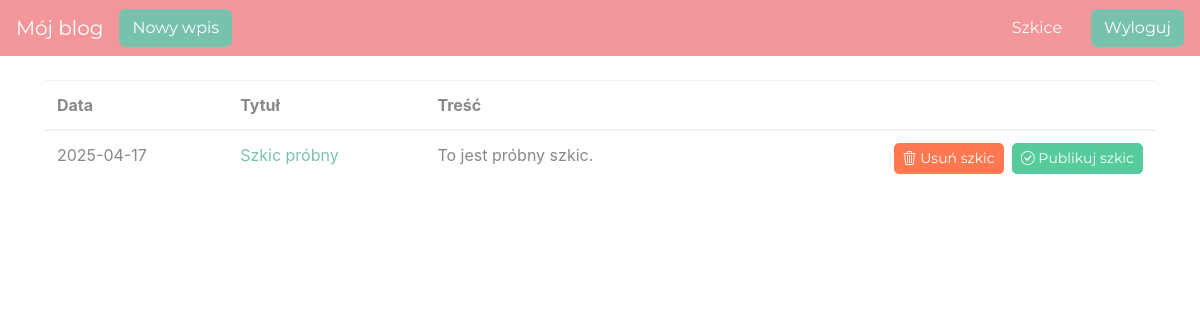
The page /drafts/ (signed in) on the database as committed earlier.
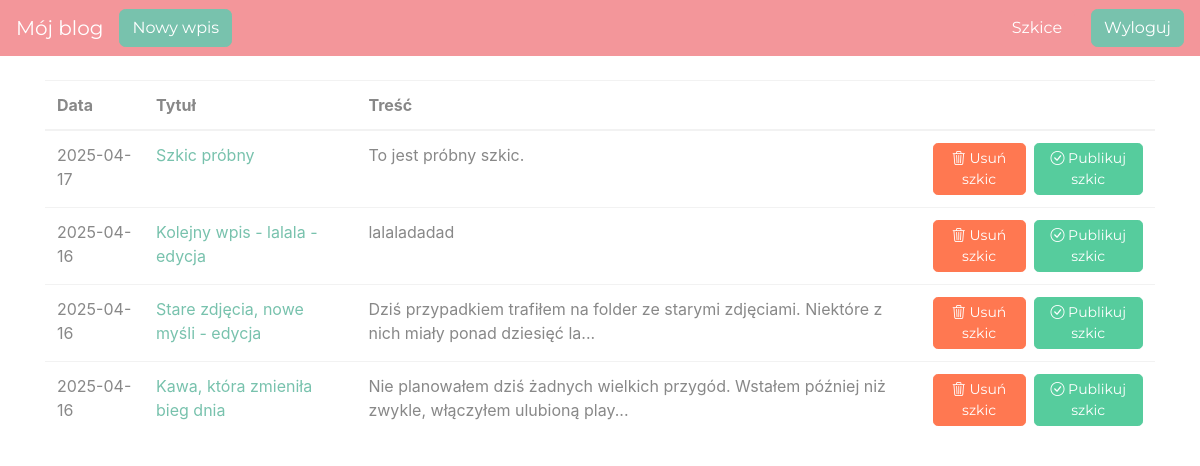
The same page on the database as committed later.
### blog/models.py (models this page shows)
class Entry(db.Model):
    id = db.Column(db.Integer, primary_key=True)
    title = db.Column(db.String(80), nullable=False)
    body = db.Column(db.Text, nullable=False)
    pub_date = db.Column(db.DateTime, nullable=False,
                         default=datetime.datetime.utcnow)
    is_published = db.Column(db.Boolean, default=False)

### blog/routes.py (the view)
@app.route('/drafts/', methods=['GET'])
@login_required
def list_drafts():
    drafts = Entry.query.filter_by(is_published=False).order_by(Entry.pub_date.desc())
    return render_template("drafts.html", drafts=drafts)

### blog/routes.py (called while the page is built)
def login_required(view_func):
    @functools.wraps(view_func)
    def check_permissions(*args, **kwargs):
        if session.get('logged_in'):
            return view_func(*args, **kwargs)
        return redirect(url_for('login', next=request.path))
    return check_permissions

### blog/templates/drafts.html
{% extends "base.html" %}
{% block content %}
<table class="table">
   <thead>
     <tr>
       <th scope="col">Data</th>
       <th scope="col">Tytuł</th>
       <th scope="col">Treść</th>
       <th scope="col"></th>
     </tr>
   </thead>
   <tbody>
       {% for post in drafts %}
     <tr>
       <td>
           {{ post.pub_date.strftime('%Y-%m-%d') }}
       </td>
       <td>
           <a href="{{ url_for('edit_entry', entry_id=post.id) }}">
               {{ post.title }}
           </a>
       </td>
       <td>{{ post.body|truncate(100, true) }}</td>
        <td class="text-right">
            <div class="d-flex justify-content-end">
           <form action="{{ url_for('delete_entry', entry_id=post.id) }}" method="POST" style="display:inline;">
               <button type="submit" class="btn btn-danger btn-sm">
                   <i class="bi bi-trash3"></i>
                   Usuń szkic
               </button>
           </form>
            <form action="{{ url_for('publish_entry', entry_id=post.id) }}" method="POST" style="display:inline;">
               <button type="submit" class="btn btn-success btn-sm ml-2">
                   <i class="bi bi-check-circle"></i>
                   Publikuj szkic
               </button>
           </form>
            </div>
        </td>
     </tr>
     {% endfor %}
   </tbody>
 </table>
{% endblock %}

### blog/templates/base.html (shortened to what this page needs)
<!doctype html>
<html lang="en">
<head>
 <link rel="stylesheet" href="https://cdn.jsdelivr.net/npm/bootswatch@4.5.2/dist/minty/bootstrap.min.css">
 <link rel="stylesheet" href="https://cdn.jsdelivr.net/npm/bootstrap-icons@1.10.5/font/bootstrap-icons.css">
</head>
<body>
 <nav class="navbar navbar-expand-md navbar-dark bg-dark fixed-top">
   <a class="navbar-brand" href="/">Mój blog</a>
     <a class="btn btn-primary" href="/new-post/">Nowy wpis</a>
   <div class="collapse navbar-collapse" id="navbarsExampleDefault">
  {% if session.logged_in %}
    <div class="d-flex align-items-center">
      <form class="d-flex my-2 my-lg-0 mr-3" action="{{ url_for('list_drafts') }}" method="GET">
        <button class="btn btn-secondary my-2 my-sm-0" type="submit">Szkice</button>
      </form>
      <form class="d-flex my-2 my-lg-0 ms-3" action="{{ url_for('logout') }}" method="POST">
        <button class="btn btn-primary my-2 my-sm-0" type="submit">Wyloguj</button>
      </form>
    </div>
  {% else %}
    <a href="{{ url_for('login') }}" class="btn btn-secondary my-2 my-lg-0">Zaloguj</a>
  {% endif %}
</div>
 </nav>
 <main role="main" class="container">
   {% block content %}
   {% endblock %}
 </main>
</html>

### blog/templates/base.html (style rules this page uses)
body { padding-top: 5rem; }

Rows that differ between the two databases and show on the page:
now on this page (row edited): Entry: pub_date "2025-04-16", title "Kolejny wpis - lalala - edycja", body "lalaladadad"
now on this page (row edited): Entry: pub_date "2025-04-16", title "Stare zdjęcia, nowe myśli - edycja", body "Dziś przypadkiem trafiłem na folder ze starymi zdjęciami. Niektóre z nich miały ponad dziesięć la..."
now on this page (row edited): Entry: pub_date "2025-04-16", title "Kawa, która zmieniła bieg dnia", body "Nie planowałem dziś żadnych wielkich przygód. Wstałem później niż zwykle, włączyłem ulubioną play..."
